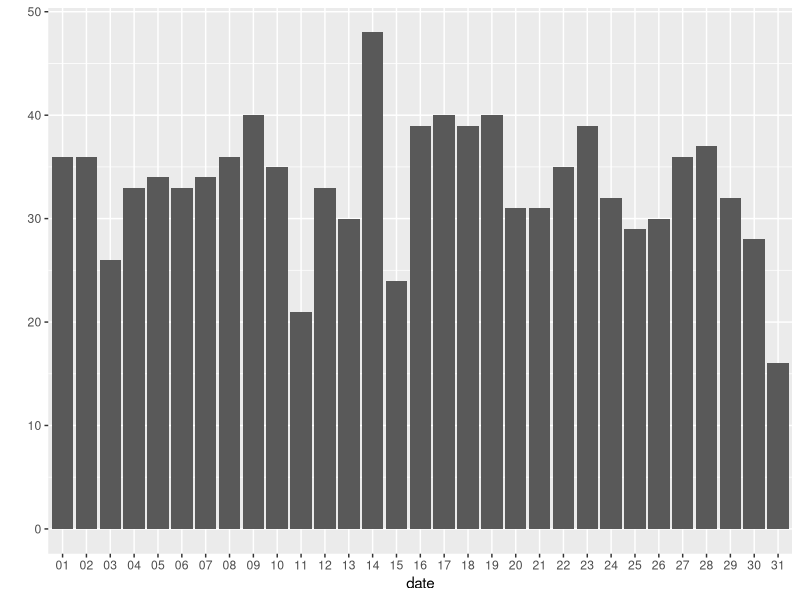
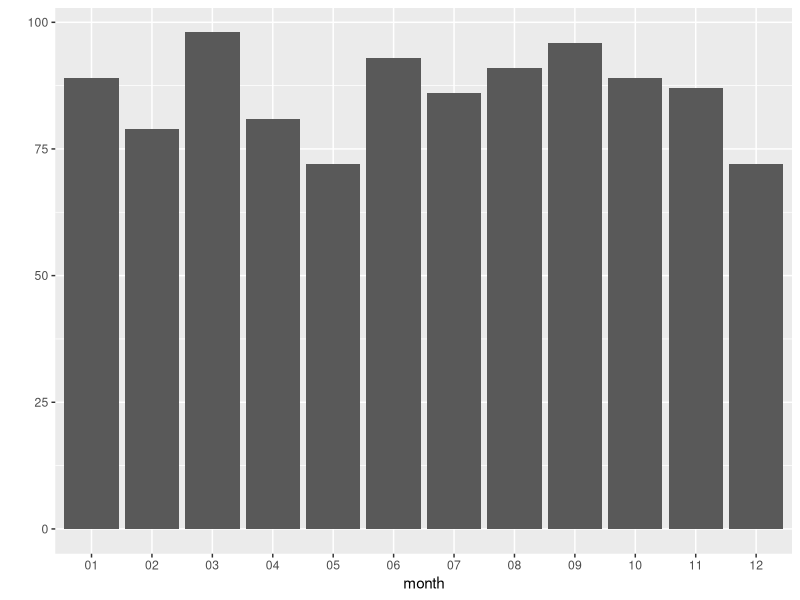
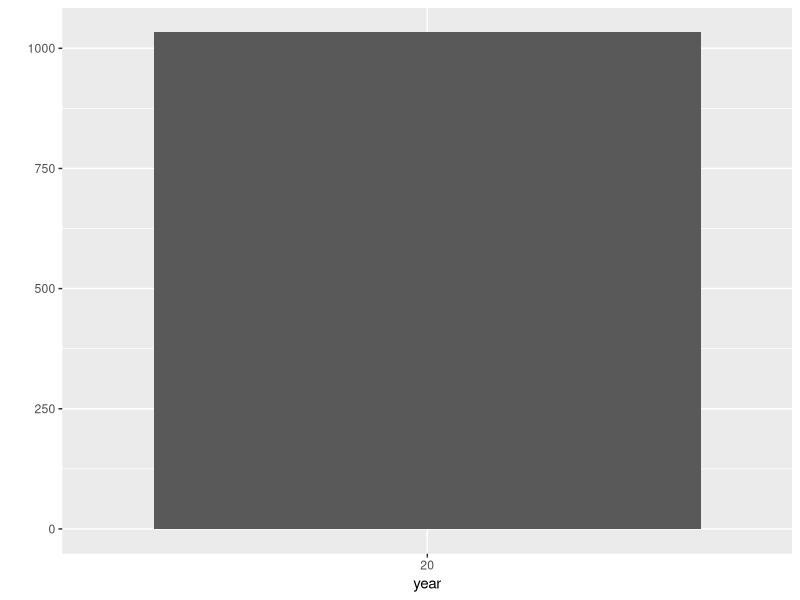

Write the R code that produced these figures, in order.
## ---- chunk 1
getwd()
## ---- chunk 2
bdf <- read.csv('birthdaysExample.csv')
names(bdf)
## ---- chunk 3
library (ggplot2)
#dates_formatted <- as.Date(bdf$dates,format="%m/%d/%y")
#dates_formatted

parsed_dates=strptime(bdf$dates,format="%m/%d/%y")
bdf$date <- strftime(parsed_dates, "%d")
bdf$month <- strftime(parsed_dates, "%m")
bdf$year <- strftime(parsed_dates, "%y")

## ---- chunk 4
qplot(x=date, data=bdf)

## ---- chunk 5
qplot(x=month, data=bdf)
## ---- chunk 6
table(bdf$year)

## ---- chunk 7
qplot(x=year, data=bdf)
